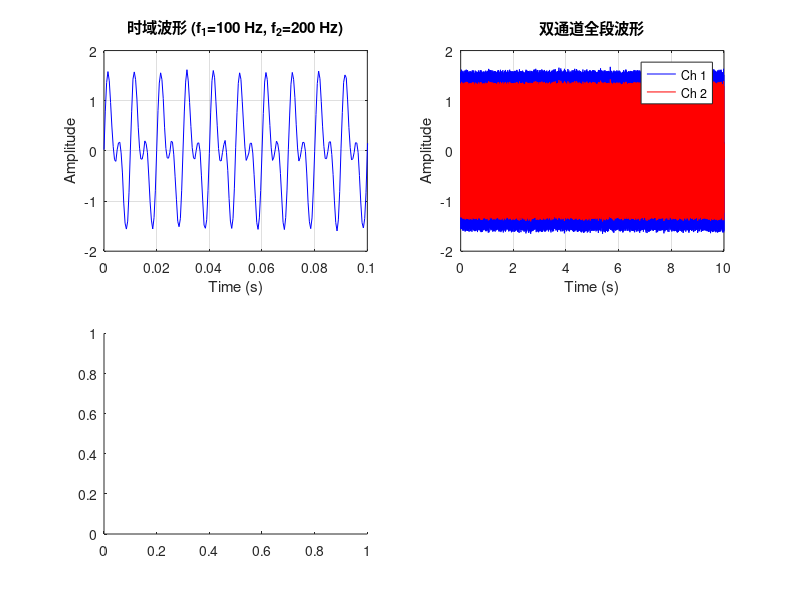

Here is the MATLAB script that generated this plot: (Note: this script raises an error after producing the figure.)
%% Title: Dual-Tone Noise Generator for ANC Simulation
%  生成双频正弦噪声信号，用于陷波器 ANC 算法验证
%
%  Author: Zhicheng Zhang
%  Date  : 2026-2-26
%--------------------------------------------------------------------------
clc; clear; close all;

%% =================== 参数设置 ===================

fs = 2000;              % 采样率 (Hz)
T  = 10;                % 信号时长 (s)
N  = fs * T;            % 总采样点数
t  = (0:N-1)' / fs;     % 时间向量

L  = 2;                 % 通道数 (误差麦克风数量)
M  = 2;                 % 控制扬声器数量

%% =================== 双频信号参数 ===================

f1  = 100;              % 第一目标频率 (Hz)
A1  = 1.0;              % 第一频率幅值
phi1 = 0;               % 第一频率初始相位 (rad)

f2  = 200;              % 第二目标频率 (Hz)
A2  = 0.8;              % 第二频率幅值
phi2 = 0;               % 第二频率初始相位 (rad)

%% =================== 信号生成 ===================

% 纯净双频信号
signal_clean = A1 * sin(2*pi*f1*t + phi1) + A2 * sin(2*pi*f2*t + phi2);

% 添加少量宽带背景噪声
SNR_dB = 30;                                             % 信噪比 (dB)
noise_power = rms(signal_clean)^2 / (10^(SNR_dB/10));
bg_noise = sqrt(noise_power) * randn(N, 1);

signal = signal_clean + bg_noise;

%% =================== 多通道生成 ===================

channel_gains  = [1.0, 0.85];       % 各通道增益
channel_delays = [0, 3];            % 各通道延迟 (采样点)

dn = zeros(N, L);
for ch = 1:L
    delayed = circshift(signal, channel_delays(ch));
    if channel_delays(ch) > 0
        delayed(1:channel_delays(ch)) = 0;
    end
    dn(:, ch) = channel_gains(ch) * delayed;
end

%% =================== 次级路径模型生成 ===================

J = 128;                % 次级路径滤波器阶数

% 生成简化的次级路径脉冲响应 (指数衰减 + 延迟)
s = zeros(J, M, L);
delay_s = 10;           % 次级路径延迟 (采样点)
for m = 1:M
    for l = 1:L
        imp = zeros(J, 1);
        imp(delay_s) = 0.8 + 0.1 * randn;
        % 加一些衰减尾部模拟房间反射
        for j = delay_s+1:J
            imp(j) = 0.02 * exp(-(j - delay_s) / 20) * randn;
        end
        s(:, m, l) = imp;
    end
end

%% =================== 可视化 ===================

figure('Name', 'Dual-Tone Noise', 'Position', [150, 150, 1000, 600], 'Color', 'w');

% 时域
subplot(2, 2, 1);
plot(t, dn(:,1), 'b');
xlabel('Time (s)'); ylabel('Amplitude');
title(sprintf('时域波形 (f_1=%d Hz, f_2=%d Hz)', f1, f2));
grid on; xlim([0, 0.1]);  % 显示前 100ms

% 全段时域
subplot(2, 2, 2);
plot(t, dn(:,1), 'b'); hold on;
plot(t, dn(:,2), 'r'); hold off;
xlabel('Time (s)'); ylabel('Amplitude');
title('双通道全段波形');
legend('Ch 1', 'Ch 2'); grid on; xlim([0, T]);

% PSD
subplot(2, 2, 3);
nfft = 2048;
[pxx, f_psd] = pwelch(dn(:,1), hann(nfft), nfft/2, nfft, fs);
plot(f_psd, 10*log10(pxx), 'b', 'LineWidth', 1.2);
xlabel('Frequency (Hz)'); ylabel('PSD (dB/Hz)');
title('功率谱密度');
grid on; xlim([0, 500]);
xline(f1, 'r--', sprintf('%d Hz', f1), 'LineWidth', 1.2, 'LabelOrientation', 'horizontal');
xline(f2, 'm--', sprintf('%d Hz', f2), 'LineWidth', 1.2, 'LabelOrientation', 'horizontal');

% 次级路径
subplot(2, 2, 4);
stem((0:J-1)/fs*1000, s(:,1,1), 'b', 'MarkerSize', 3);
xlabel('Time (ms)'); ylabel('Amplitude');
title('次级路径脉冲响应 S_{1,1}');
grid on;

sgtitle(sprintf('双频噪声信号: f_1=%d Hz, f_2=%d Hz, fs=%d Hz, SNR=%d dB', f1, f2, fs, SNR_dB), ...
    'FontSize', 13, 'FontWeight', 'bold');

%% =================== 保存 ===================

save('sim_dual_tone.mat', 'dn', 's', 'fs', 'T', 'N', 'f1', 'f2', 'M', 'L', 'J');
fprintf('已保存 sim_dual_tone.mat\n');
fprintf('  频率: %d Hz + %d Hz | 采样率: %d Hz | 时长: %d s | SNR: %d dB\n', f1, f2, fs, T, SNR_dB);
